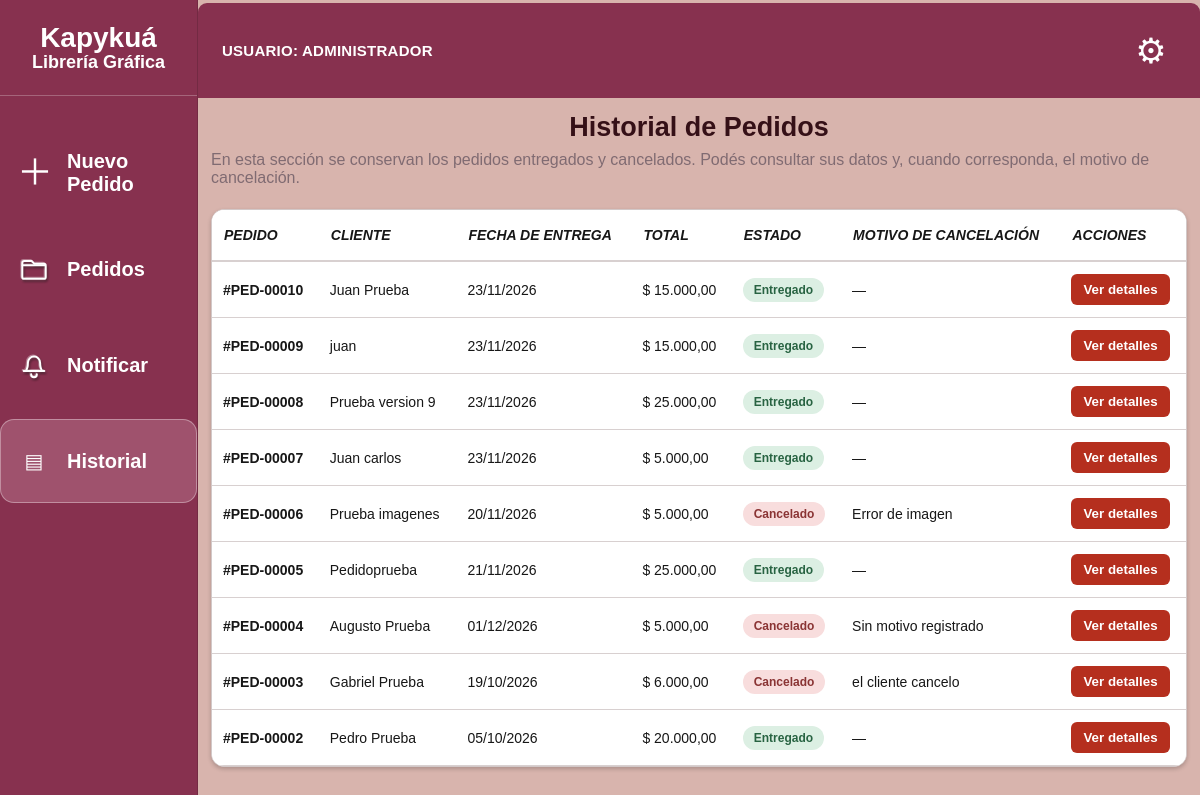
The app's page /kapykua/index.php?vista=historial (signed in), older data.
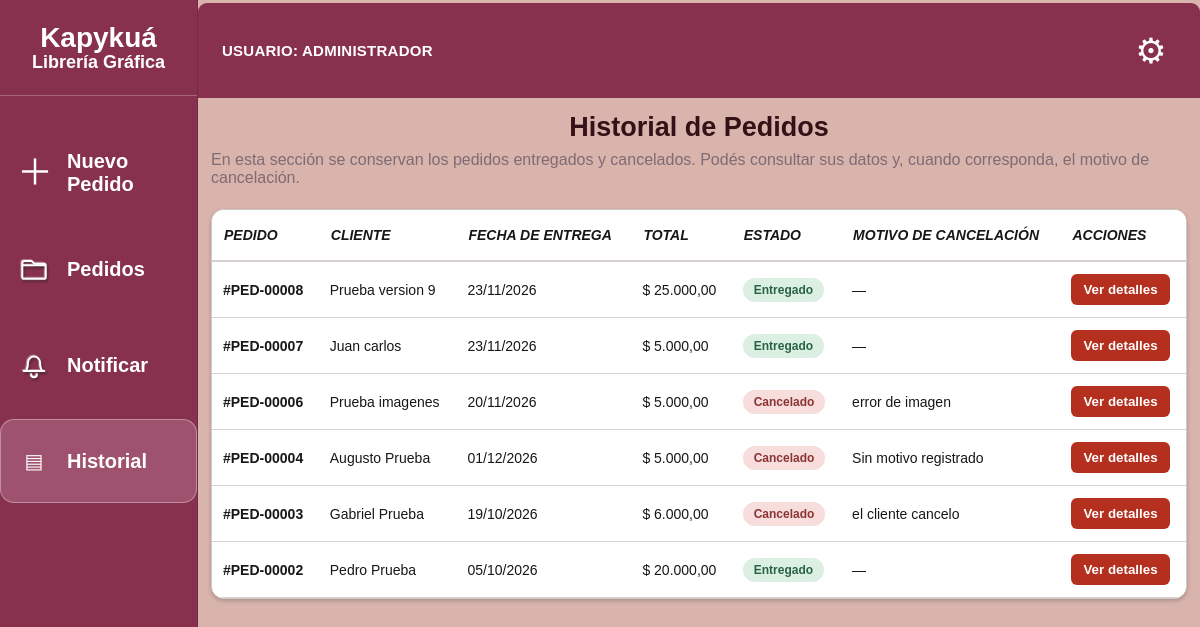
The same page, newer data.
### tables this page shows
CREATE TABLE `pedido` (
  `idPedido` int(11) NOT NULL,
  `fechaRegistro` datetime DEFAULT current_timestamp(),
  `fechaEntrega` date NOT NULL,
  `precioTotal` decimal(10,2) NOT NULL DEFAULT 0.00,
  `idCliente` int(11) NOT NULL,
  `idEstado` int(11) NOT NULL,
  `motivoCancelacion` varchar(500) DEFAULT NULL,
  `idUsuario` int(11) NOT NULL
);

CREATE TABLE `cliente` (
  `idCliente` int(11) NOT NULL,
  `nombre` varchar(20) NOT NULL,
  `telefono` varchar(20) DEFAULT NULL
);

CREATE TABLE `estadopedido` (
  `idEstado` int(11) NOT NULL,
  `descripcionEstado` varchar(150) NOT NULL
);

### kapykua/index.php (the view, shortened to what the rows shown need)
<?php
require_once "conexion.php";
    ?><?php
$productos = [];
$resultadoProductos = $conn->query(
    "SELECT idProducto, nombre, descripcion, precio
     FROM producto
     ORDER BY nombre ASC, idProducto ASC"
);
if ($resultadoProductos) {
    while ($producto = $resultadoProductos->fetch_assoc()) {
        $productos[] = $producto;
    }
}
$mediosPago = [];
$resultadoMedios = $conn->query(
    "SELECT idMedioPago, nombre
     FROM mediopago
     ORDER BY idMedioPago ASC"
);
if ($resultadoMedios) {
    while ($medio = $resultadoMedios->fetch_assoc()) {
        $mediosPago[] = $medio;
    }
}
$vistaSolicitada = $_GET["vista"] ?? $_POST["vista"] ?? "nuevo";
$vista = in_array($vistaSolicitada, ["nuevo", "pedidos", "notificar", "historial"], true)
    ? $vistaSolicitada
    : "nuevo";
$pedidos = [];
if (in_array($vista, ["pedidos", "notificar", "historial"], true)) {
    $sqlPedidos = "
        SELECT
            p.idPedido,
            p.idEstado,
            p.fechaEntrega,
            p.precioTotal,
            p.motivoCancelacion,
            c.nombre AS cliente,
            c.telefono,
            ep.descripcionEstado AS estado,
            GROUP_CONCAT(
                CONCAT(pr.nombre, ' (', dp.cantidad, ')')
                ORDER BY pr.nombre SEPARATOR '||'
            ) AS productos,
            GROUP_CONCAT(
                CONCAT(
                    dp.idDetalle, '||',
                    COALESCE(dp.idDiseño, 0), '||',
                    pr.nombre, '||',
                    dp.cantidad, '||',
                    dp.precioUnitario, '||',
                    COALESCE(d.descripcion, ''), '||',
                    COALESCE(d.archivo, '')
                )
                ORDER BY pr.nombre SEPARATOR '##'
            ) AS detalle_productos
        FROM pedido p
        INNER JOIN cliente c ON c.idCliente = p.idCliente
        LEFT JOIN estadopedido ep ON ep.idEstado = p.idEstado
        LEFT JOIN detallepedido dp ON dp.idPedido = p.idPedido
        LEFT JOIN producto pr ON pr.idProducto = dp.idProducto
        LEFT JOIN diseño d ON d.idDiseño = dp.idDiseño
        WHERE " . (
            $vista === "historial"
                ? "LOWER(ep.descripcionEstado) IN ('entregado','cancelado')"
                : ($vista === "pedidos"
                    ? "LOWER(ep.descripcionEstado) NOT IN ('terminado','entregado','cancelado')"
                    : "1 = 0")
        ) . "
        GROUP BY p.idPedido, p.idEstado, p.fechaEntrega, p.precioTotal, p.motivoCancelacion,
                 c.nombre, c.telefono, ep.descripcionEstado
        ORDER BY p.idPedido DESC
    ";
    $resultadoPedidos = $conn->query($sqlPedidos);
    if ($resultadoPedidos) {
        while ($pedido = $resultadoPedidos->fetch_assoc()) {
            $pedidos[] = $pedido;
        }
    }
}
?>
<!DOCTYPE html>
<html lang="es">
<head>
    <link rel="stylesheet" href="style.css">
</head>
<body>
<div class="app">
    <div class="principal">
        <main class="contenido">
            <?php if ($vista === "nuevo"): ?>
            <form method="POST" id="pedidoForm">
                <div class="pasos">
                    <section class="paso abierto" data-paso="1">
                        <div class="titulo-paso">
                            <span class="numero">1</span>
                            <h2>DATOS DEL CLIENTE</h2>
                            <button type="button" class="flecha" data-abrir="1">&gt;</button>
                        </div>
                        <div class="contenido-oculto">
                            <div class="campo">
                                <label for="nombre">Nombre *</label>
                                <input type="text" id="nombre" name="nombre" maxlength="20" required>
                            </div>
                            <div class="campo">
                                <label for="telefono">Teléfono</label>
                                <input type="tel" id="telefono" name="telefono" maxlength="20">
                            </div>
                            <div class="botonera">
                                <button type="button" class="btn-siguiente" data-siguiente="2">
                                    Siguiente &gt;
                                </button>
                            </div>
                        </div>
                    </section>
                    <section class="paso cerrado" data-paso="2">
                        <div class="titulo-paso">
                            <span class="numero">2</span>
                            <h2>INFORMACIÓN DEL PEDIDO</h2>
                            <button type="button" class="flecha" data-abrir="2">&gt;</button>
                        </div>
                        <div class="contenido-oculto">
                            <div id="listaDetallesPedido">
                                <div class="detalle-producto campo-detalle" data-detalle>
                                    <div class="detalle-producto-encabezado"><h3>Producto 1</h3></div>
                                    <div class="campo">
                                        <label>Producto *</label>
                                        <select name="producto[]" required>
                                            <option value="">Seleccione un producto</option>
                                            <?php foreach ($productos as $producto): ?>
                                                <option value="<?php echo (int)$producto["idProducto"]; ?>"><?php echo htmlspecialchars($producto["nombre"] . (!empty($producto["descripcion"]) ? " - " . $producto["descripcion"] : "")); ?></option>
                                            <?php endforeach; ?>
                                        </select>
                                    </div>
                                    <div class="fila">
                                        <div class="campo"><label>Cantidad *</label><input type="number" name="cantidad[]" min="1" value="1" required></div>
                                        <div class="campo"><label>Precio acordado por este detalle *</label><input type="number" name="precio_acordado[]" min="0" step="0.01" placeholder="0.00" required></div>
                                    </div>
                                    <div class="campo"><label>Descripción e indicaciones</label><textarea name="diseno[]" rows="3" maxlength="1000" placeholder="Describí el diseño solicitado y cualquier indicación importante para este producto..."></textarea></div>
                                    <button type="button" class="btn-quitar-detalle" data-eliminar-detalle disabled>Eliminar producto</button>
                                </div>
                            </div>
                            <button type="button" class="btn-agregar-detalle" id="agregarDetalle">+ Agregar nuevo producto</button>
                            <div class="resumen"><div><span>Total de productos</span><strong id="totalPedidoVisual">$ 0,00</strong></div></div>
                            <div class="botonera">
                                <button type="button" class="btn-atras" data-anterior="1">
                                    &lt; Atrás
                                </button>
                                <button type="button" class="btn-siguiente" data-siguiente="3">
                                    Siguiente &gt;
                                </button>
                            </div>
                        </div>
                    </section>
                    <section class="paso cerrado" data-paso="3">
                        <div class="titulo-paso">
                            <span class="numero">3</span>
                            <h2>FECHA DE ENTREGA</h2>
                            <button type="button" class="flecha" data-abrir="3">&gt;</button>
                        </div>
                        <div class="contenido-oculto">
                            <div class="campo">
                                <label for="fecha_entrega">Fecha *</label>
                                <input type="date" id="fecha_entrega" name="fecha_entrega" required>
                            </div>
                            <div class="botonera">
                                <button type="button" class="btn-atras" data-anterior="2">
                                    &lt; Atrás
                                </button>
                                <button type="button" class="btn-siguiente" data-siguiente="4">
                                    Siguiente &gt;
                                </button>
                            </div>
                        </div>
                    </section>
                    <section class="paso cerrado" data-paso="4">
                        <div class="titulo-paso">
                            <span class="numero">4</span>
                            <h2>PAGO</h2>
                            <button type="button" class="flecha" data-abrir="4">&gt;</button>
                        </div>
                        <div class="contenido-oculto">
                            <div class="resumen">
                                <div>
                                    <span>Precio total</span>
                                    <strong id="totalVisual">$ 0,00</strong>
                                </div>
                            </div>
                            <div class="fila">
                                <div class="campo">
                                    <label for="monto">Monto de la seña *</label>
                                    <input
                                        type="number"
                                        id="monto"
                                        name="monto"
                                        min="0.01"
                                        step="0.01"
                                        placeholder="0.00"
                                        required
                                    >
                                </div>
                                <div class="campo">
                                    <label for="medio_pago">Medio de pago *</label>
                                    <select id="medio_pago" name="medio_pago" required>
                                        <option value="">Seleccione un medio</option>
                                        <?php foreach ($mediosPago as $medio): ?>
                                            <option value="<?php echo (int)$medio["idMedioPago"]; ?>">
                                                <?php echo htmlspecialchars($medio["nombre"]); ?>
                                            </option>
                                        <?php endforeach; ?>
                                    </select>
                                </div>
                            </div>
                            <div class="botonera">
                                <button type="button" class="btn-atras" data-anterior="3">
                                    &lt; Atrás
                                </button>
                                <button type="submit" class="btn-registrar">
                                    Registrar pedido
                                </button>
                            </div>
                        </div>
                    </section>
                </div>
            </form>
            <?php elseif ($vista === "historial"): ?>
            <section class="seguimiento historial">
                <h1>Historial de Pedidos</h1>
                <?php if (count($pedidos) === 0): ?>
                    <div class="sin-pedidos">
                        <h2>No hay pedidos en el historial</h2>
                        <p>Los pedidos aparecerán aquí cuando su estado sea «Entregado» o «Cancelado».</p>
                    </div>
                <?php else: ?>
                    <div class="tabla-notificaciones-contenedor">
                        <table class="tabla-notificaciones tabla-historial">
                            <thead>
                                <tr>
                                    <th>Pedido</th>
                                    <th>Cliente</th>
                                    <th>Fecha de entrega</th>
                                    <th>Total</th>
                                    <th>Estado</th>
                                    <th>Motivo de cancelación</th>
                                    <th>Acciones</th>
                                </tr>
                            </thead>
                            <tbody>
                                <?php foreach ($pedidos as $pedidoHist): ?>
                                    <?php
                                        $estadoHist = $pedidoHist["estado"] ?: "Sin estado";
                                        $claseHist = strtolower(trim($estadoHist));
                                        $claseHist = strtr($claseHist, ["á"=>"a", "é"=>"e", "í"=>"i", "ó"=>"o", "ú"=>"u", "ñ"=>"n"]);
                                        $claseHist = preg_replace('/[^a-z0-9]+/i', '-', $claseHist);
                                    ?>
                                    <tr>
                                        <td class="celda-pedido">#PED-<?php echo str_pad((string)$pedidoHist["idPedido"], 5, "0", STR_PAD_LEFT); ?></td>
                                        <td><?php echo htmlspecialchars($pedidoHist["cliente"]); ?></td>
                                        <td><?php echo !empty($pedidoHist["fechaEntrega"]) ? date("d/m/Y", strtotime($pedidoHist["fechaEntrega"])) : "—"; ?></td>
                                        <td>$ <?php echo number_format((float)$pedidoHist["precioTotal"], 2, ",", "."); ?></td>
                                        <td><span class="estado estado-<?php echo htmlspecialchars($claseHist); ?>"><?php echo htmlspecialchars($estadoHist); ?></span></td>
                                        <td><?php echo mb_strtolower($estadoHist, "UTF-8") === "cancelado" ? htmlspecialchars($pedidoHist["motivoCancelacion"] ?: "Sin motivo registrado") : "—"; ?></td>
                                        <td><button type="button" class="btn-detalles-historial" aria-expanded="false">Ver detalles</button></td>
                                    </tr>
                                <?php endforeach; ?>
                            </tbody>
                        </table>
                    </div>
                <?php endif; ?>
            </section>
            <?php endif; ?>
        </main>
    </div>
</div>
</body>
</html>

Row changes from the older to the newer data that the page shows:
removed pedido: idPedido "00010", idCliente.nombre "Juan Prueba", fechaEntrega "23/11/2026", precioTotal "15.000,00", idEstado.descripcionEstado "Entregado"
removed pedido: idPedido "00009", idCliente.nombre "juan", fechaEntrega "23/11/2026", precioTotal "15.000,00", idEstado.descripcionEstado "Entregado"
no longer on this page (row edited): pedido: idPedido "00005", idCliente.nombre "Pedidoprueba", fechaEntrega "21/11/2026", precioTotal "25.000,00", idEstado.descripcionEstado "Entregado"
changed pedido "Prueba imagenes": motivoCancelacion "Error de imagen" → "error de imagen"
